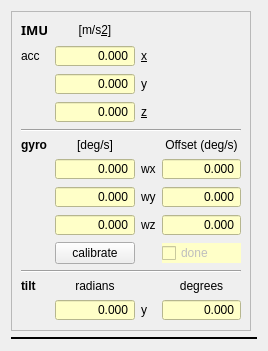
       <widget class="QWidget" name="tab_3">
        <attribute name="title">
         <string>IMU</string>
        </attribute>
        <layout class="QGridLayout" name="gridLayout_27">
         <item row="0" column="0">
          <widget class="QFrame" name="frame_6">
           <property name="maximumSize">
            <size>
             <width>285</width>
             <height>360</height>
            </size>
           </property>
           <property name="frameShape">
            <enum>QFrame::StyledPanel</enum>
           </property>
           <property name="frameShadow">
            <enum>QFrame::Plain</enum>
           </property>
           <layout class="QGridLayout" name="gridLayout_6">
            <item row="12" column="3">
             <widget class="QLabel" name="label_173">
              <property name="text">
               <string>degrees</string>
              </property>
              <property name="alignment">
               <set>Qt::AlignCenter</set>
              </property>
              <property name="buddy">
               <cstring>val_gyro</cstring>
              </property>
             </widget>
            </item>
            <item row="3" column="2">
             <widget class="QLabel" name="label_66">
              <property name="autoFillBackground">
               <bool>false</bool>
              </property>
              <property name="frameShape">
               <enum>QFrame::NoFrame</enum>
              </property>
              <property name="frameShadow">
               <enum>QFrame::Sunken</enum>
              </property>
              <property name="text">
               <string>&amp;z</string>
              </property>
              <property name="alignment">
               <set>Qt::AlignLeading|Qt::AlignLeft|Qt::AlignVCenter</set>
              </property>
              <property name="buddy">
               <cstring>val_acc</cstring>
              </property>
             </widget>
            </item>
            <item row="11" column="0" colspan="4">
             <widget class="Line" name="line_4">
              <property name="orientation">
               <enum>Qt::Horizontal</enum>
              </property>
             </widget>
            </item>
            <item row="7" column="1">
             <widget class="QDoubleSpinBox" name="val_gyro_2">
              <property name="toolTip">
               <string>&lt;html&gt;&lt;head/&gt;&lt;body&gt;&lt;p&gt;Gyro value (tilt) degrees/sek, positive is forward.&lt;/p&gt;&lt;/body&gt;&lt;/html&gt;</string>
              </property>
              <property name="styleSheet">
               <string notr="true">background-color: rgb(255, 255, 200);</string>
              </property>
              <property name="alignment">
               <set>Qt::AlignRight|Qt::AlignTrailing|Qt::AlignVCenter</set>
              </property>
              <property name="readOnly">
               <bool>true</bool>
              </property>
              <property name="buttonSymbols">
               <enum>QAbstractSpinBox::NoButtons</enum>
              </property>
              <property name="specialValueText">
               <string notr="true"/>
              </property>
              <property name="decimals">
               <number>3</number>
              </property>
              <property name="minimum">
               <double>-1000000.000000000000000</double>
              </property>
              <property name="maximum">
               <double>1000000.000000000000000</double>
              </property>
             </widget>
            </item>
            <item row="13" column="1">
             <widget class="QDoubleSpinBox" name="val_imu_tilt">
              <property name="styleSheet">
               <string notr="true">background-color: rgb(255, 255, 200);</string>
              </property>
              <property name="alignment">
               <set>Qt::AlignRight|Qt::AlignTrailing|Qt::AlignVCenter</set>
              </property>
              <property name="readOnly">
               <bool>true</bool>
              </property>
              <property name="buttonSymbols">
               <enum>QAbstractSpinBox::NoButtons</enum>
              </property>
              <property name="specialValueText">
               <string notr="true"/>
              </property>
              <property name="decimals">
               <number>3</number>
              </property>
              <property name="minimum">
               <double>-1000000.000000000000000</double>
              </property>
              <property name="maximum">
               <double>1000000.000000000000000</double>
              </property>
             </widget>
            </item>
            <item row="8" column="2">
             <widget class="QLabel" name="label_67">
              <property name="autoFillBackground">
               <bool>false</bool>
              </property>
              <property name="frameShape">
               <enum>QFrame::NoFrame</enum>
              </property>
              <property name="frameShadow">
               <enum>QFrame::Sunken</enum>
              </property>
              <property name="text">
               <string>wz</string>
              </property>
              <property name="alignment">
               <set>Qt::AlignLeading|Qt::AlignLeft|Qt::AlignVCenter</set>
              </property>
              <property name="buddy">
               <cstring>val_acc</cstring>
              </property>
             </widget>
            </item>
            <item row="6" column="3">
             <widget class="QDoubleSpinBox" name="val_gyro_offset_x">
              <property name="toolTip">
               <string>&lt;html&gt;&lt;head/&gt;&lt;body&gt;&lt;p&gt;Gyro offset value (x) degrees/sek&lt;/p&gt;&lt;/body&gt;&lt;/html&gt;</string>
              </property>
              <property name="whatsThis">
               <string notr="true"/>
              </property>
              <property name="accessibleName">
               <string notr="true"/>
              </property>
              <property name="accessibleDescription">
               <string notr="true"/>
              </property>
              <property name="styleSheet">
               <string notr="true">background-color: rgb(255, 255, 200);</string>
              </property>
              <property name="alignment">
               <set>Qt::AlignRight|Qt::AlignTrailing|Qt::AlignVCenter</set>
              </property>
              <property name="readOnly">
               <bool>true</bool>
              </property>
              <property name="buttonSymbols">
               <enum>QAbstractSpinBox::NoButtons</enum>
              </property>
              <property name="specialValueText">
               <string notr="true"/>
              </property>
              <property name="decimals">
               <number>3</number>
              </property>
              <property name="minimum">
               <double>-1000000.000000000000000</double>
              </property>
              <property name="maximum">
               <double>1000000.000000000000000</double>
              </property>
             </widget>
            </item>
            <item row="8" column="1">
             <widget class="QDoubleSpinBox" name="val_gyro_3">
              <property name="toolTip">
               <string>&lt;html&gt;&lt;head/&gt;&lt;body&gt;&lt;p&gt;Gyro value (yaw) degrees/sek, positive is CCV.&lt;/p&gt;&lt;/body&gt;&lt;/html&gt;</string>
              </property>
              <property name="styleSheet">
               <string notr="true">background-color: rgb(255, 255, 200);</string>
              </property>
              <property name="alignment">
               <set>Qt::AlignRight|Qt::AlignTrailing|Qt::AlignVCenter</set>
              </property>
              <property name="readOnly">
               <bool>true</bool>
              </property>
              <property name="buttonSymbols">
               <enum>QAbstractSpinBox::NoButtons</enum>
              </property>
              <property name="specialValueText">
               <string notr="true"/>
              </property>
              <property name="decimals">
               <number>3</number>
              </property>
              <property name="minimum">
               <double>-1000000.000000000000000</double>
              </property>
              <property name="maximum">
               <double>1000000.000000000000000</double>
              </property>
             </widget>
            </item>
            <item row="6" column="1">
             <widget class="QDoubleSpinBox" name="val_gyro">
              <property name="toolTip">
               <string>&lt;html&gt;&lt;head/&gt;&lt;body&gt;&lt;p&gt;Gyro value (roll) degrees/sek, positive is right.&lt;/p&gt;&lt;/body&gt;&lt;/html&gt;</string>
              </property>
              <property name="styleSheet">
               <string notr="true">background-color: rgb(255, 255, 200);</string>
              </property>
              <property name="alignment">
               <set>Qt::AlignRight|Qt::AlignTrailing|Qt::AlignVCenter</set>
              </property>
              <property name="readOnly">
               <bool>true</bool>
              </property>
              <property name="buttonSymbols">
               <enum>QAbstractSpinBox::NoButtons</enum>
              </property>
              <property name="specialValueText">
               <string notr="true"/>
              </property>
              <property name="decimals">
               <number>3</number>
              </property>
              <property name="minimum">
               <double>-1000000.000000000000000</double>
              </property>
              <property name="maximum">
               <double>1000000.000000000000000</double>
              </property>
             </widget>
            </item>
            <item row="2" column="1">
             <widget class="QDoubleSpinBox" name="val_acc_2">
              <property name="toolTip">
               <string>&lt;html&gt;&lt;head/&gt;&lt;body&gt;&lt;p&gt;Acceleration along Y axis&lt;/p&gt;&lt;/body&gt;&lt;/html&gt;</string>
              </property>
              <property name="styleSheet">
               <string notr="true">background-color: rgb(255, 255, 200);</string>
              </property>
              <property name="alignment">
               <set>Qt::AlignRight|Qt::AlignTrailing|Qt::AlignVCenter</set>
              </property>
              <property name="readOnly">
               <bool>true</bool>
              </property>
              <property name="buttonSymbols">
               <enum>QAbstractSpinBox::NoButtons</enum>
              </property>
              <property name="specialValueText">
               <string notr="true"/>
              </property>
              <property name="decimals">
               <number>3</number>
              </property>
              <property name="minimum">
               <double>-1000000.000000000000000</double>
              </property>
              <property name="maximum">
               <double>1000000.000000000000000</double>
              </property>
             </widget>
            </item>
            <item row="3" column="1">
             <widget class="QDoubleSpinBox" name="val_acc_3">
              <property name="toolTip">
               <string>&lt;html&gt;&lt;head/&gt;&lt;body&gt;&lt;p&gt;Acceleration along Z axis - positive is up&lt;/p&gt;&lt;/body&gt;&lt;/html&gt;</string>
              </property>
              <property name="styleSheet">
               <string notr="true">background-color: rgb(255, 255, 200);</string>
              </property>
              <property name="alignment">
               <set>Qt::AlignRight|Qt::AlignTrailing|Qt::AlignVCenter</set>
              </property>
              <property name="readOnly">
               <bool>true</bool>
              </property>
              <property name="buttonSymbols">
               <enum>QAbstractSpinBox::NoButtons</enum>
              </property>
              <property name="specialValueText">
               <string notr="true"/>
              </property>
              <property name="decimals">
               <number>3</number>
              </property>
              <property name="minimum">
               <double>-1000000.000000000000000</double>
              </property>
              <property name="maximum">
               <double>1000000.000000000000000</double>
              </property>
             </widget>
            </item>
            <item row="4" column="0" colspan="4">
             <widget class="Line" name="line_3">
              <property name="orientation">
               <enum>Qt::Horizontal</enum>
              </property>
             </widget>
            </item>
            <item row="1" column="1">
             <widget class="QDoubleSpinBox" name="val_acc">
              <property name="toolTip">
               <string>&lt;html&gt;&lt;head/&gt;&lt;body&gt;&lt;p&gt;Acceleration along X axis - im m s&lt;span style=&quot; vertical-align:super;&quot;&gt;-2&lt;/span&gt;&lt;/p&gt;&lt;/body&gt;&lt;/html&gt;</string>
              </property>
              <property name="styleSheet">
               <string notr="true">background-color: rgb(255, 255, 200);</string>
              </property>
              <property name="alignment">
               <set>Qt::AlignRight|Qt::AlignTrailing|Qt::AlignVCenter</set>
              </property>
              <property name="readOnly">
               <bool>true</bool>
              </property>
              <property name="buttonSymbols">
               <enum>QAbstractSpinBox::NoButtons</enum>
              </property>
              <property name="specialValueText">
               <string notr="true"/>
              </property>
              <property name="decimals">
               <number>3</number>
              </property>
              <property name="minimum">
               <double>-1000000.000000000000000</double>
              </property>
              <property name="maximum">
               <double>1000000.000000000000000</double>
              </property>
             </widget>
            </item>
            <item row="7" column="3">
             <widget class="QDoubleSpinBox" name="val_gyro_offset_y">
              <property name="toolTip">
               <string>&lt;html&gt;&lt;head/&gt;&lt;body&gt;&lt;p&gt;Gyro offset value (y) degrees/sek&lt;/p&gt;&lt;p&gt;&lt;br/&gt;&lt;/p&gt;&lt;/body&gt;&lt;/html&gt;</string>
              </property>
              <property name="styleSheet">
               <string notr="true">background-color: rgb(255, 255, 200);</string>
              </property>
              <property name="alignment">
               <set>Qt::AlignRight|Qt::AlignTrailing|Qt::AlignVCenter</set>
              </property>
              <property name="readOnly">
               <bool>true</bool>
              </property>
              <property name="buttonSymbols">
               <enum>QAbstractSpinBox::NoButtons</enum>
              </property>
              <property name="specialValueText">
               <string notr="true"/>
              </property>
              <property name="decimals">
               <number>3</number>
              </property>
              <property name="minimum">
               <double>-1000000.000000000000000</double>
              </property>
              <property name="maximum">
               <double>1000000.000000000000000</double>
              </property>
             </widget>
            </item>
            <item row="9" column="3">
             <widget class="QCheckBox" name="imu_gyro_offset_done">
              <property name="enabled">
               <bool>false</bool>
              </property>
              <property name="toolTip">
               <string>&lt;html&gt;&lt;head/&gt;&lt;body&gt;&lt;p&gt;Marks that calibration is done (either from saved value in EE-prom, or recent manually calibrated)&lt;/p&gt;&lt;/body&gt;&lt;/html&gt;</string>
              </property>
              <property name="styleSheet">
               <string notr="true">background-color: rgb(255, 255, 200);</string>
              </property>
              <property name="text">
               <string>done</string>
              </property>
              <property name="checkable">
               <bool>true</bool>
              </property>
              <property name="tristate">
               <bool>true</bool>
              </property>
             </widget>
            </item>
            <item row="8" column="3">
             <widget class="QDoubleSpinBox" name="val_gyro_offset_z">
              <property name="toolTip">
               <string>&lt;html&gt;&lt;head/&gt;&lt;body&gt;&lt;p&gt;Gyro zero offset value (z) in degrees/sek&lt;/p&gt;&lt;/body&gt;&lt;/html&gt;</string>
              </property>
              <property name="styleSheet">
               <string notr="true">background-color: rgb(255, 255, 200);</string>
              </property>
              <property name="alignment">
               <set>Qt::AlignRight|Qt::AlignTrailing|Qt::AlignVCenter</set>
              </property>
              <property name="readOnly">
               <bool>true</bool>
              </property>
              <property name="buttonSymbols">
               <enum>QAbstractSpinBox::NoButtons</enum>
              </property>
              <property name="specialValueText">
               <string notr="true"/>
              </property>
              <property name="decimals">
               <number>3</number>
              </property>
              <property name="minimum">
               <double>-1000000.000000000000000</double>
              </property>
              <property name="maximum">
               <double>1000000.000000000000000</double>
              </property>
             </widget>
            </item>
            <item row="9" column="1">
             <widget class="QPushButton" name="imu_gyro_calibrate">
              <property name="toolTip">
               <string>&lt;html&gt;&lt;head/&gt;&lt;body&gt;&lt;p&gt;Request a one-second gyro calibration.&lt;/p&gt;&lt;p&gt;NB! the robot must be stationary during this time!&lt;/p&gt;&lt;/body&gt;&lt;/html&gt;</string>
              </property>
              <property name="text">
               <string>calibrate</string>
              </property>
             </widget>
            </item>
            <item row="2" column="2">
             <widget class="QLabel" name="label_65">
              <property name="autoFillBackground">
               <bool>false</bool>
              </property>
              <property name="frameShape">
               <enum>QFrame::NoFrame</enum>
              </property>
              <property name="frameShadow">
               <enum>QFrame::Sunken</enum>
              </property>
              <property name="text">
               <string>y</string>
              </property>
              <property name="alignment">
               <set>Qt::AlignLeading|Qt::AlignLeft|Qt::AlignVCenter</set>
              </property>
              <property name="buddy">
               <cstring>val_acc</cstring>
              </property>
             </widget>
            </item>
            <item row="1" column="2">
             <widget class="QLabel" name="label_64">
              <property name="autoFillBackground">
               <bool>false</bool>
              </property>
              <property name="frameShape">
               <enum>QFrame::NoFrame</enum>
              </property>
              <property name="frameShadow">
               <enum>QFrame::Sunken</enum>
              </property>
              <property name="text">
               <string>&amp;x</string>
              </property>
              <property name="alignment">
               <set>Qt::AlignLeading|Qt::AlignLeft|Qt::AlignVCenter</set>
              </property>
              <property name="buddy">
               <cstring>val_acc</cstring>
              </property>
             </widget>
            </item>
            <item row="7" column="2">
             <widget class="QLabel" name="label_68">
              <property name="autoFillBackground">
               <bool>false</bool>
              </property>
              <property name="frameShape">
               <enum>QFrame::NoFrame</enum>
              </property>
              <property name="frameShadow">
               <enum>QFrame::Sunken</enum>
              </property>
              <property name="text">
               <string>wy</string>
              </property>
              <property name="alignment">
               <set>Qt::AlignLeading|Qt::AlignLeft|Qt::AlignVCenter</set>
              </property>
              <property name="buddy">
               <cstring>val_acc</cstring>
              </property>
             </widget>
            </item>
            <item row="13" column="2">
             <widget class="QLabel" name="label_124">
              <property name="autoFillBackground">
               <bool>false</bool>
              </property>
              <property name="frameShape">
               <enum>QFrame::NoFrame</enum>
              </property>
              <property name="frameShadow">
               <enum>QFrame::Sunken</enum>
              </property>
              <property name="text">
               <string>y</string>
              </property>
              <property name="alignment">
               <set>Qt::AlignLeading|Qt::AlignLeft|Qt::AlignVCenter</set>
              </property>
              <property name="buddy">
               <cstring>val_acc</cstring>
              </property>
             </widget>
            </item>
            <item row="1" column="0">
             <widget class="QLabel" name="label">
              <property name="autoFillBackground">
               <bool>false</bool>
              </property>
              <property name="frameShape">
               <enum>QFrame::NoFrame</enum>
              </property>
              <property name="frameShadow">
               <enum>QFrame::Sunken</enum>
              </property>
              <property name="text">
               <string>acc</string>
              </property>
              <property name="alignment">
               <set>Qt::AlignLeading|Qt::AlignLeft|Qt::AlignVCenter</set>
              </property>
              <property name="buddy">
               <cstring>val_acc</cstring>
              </property>
             </widget>
            </item>
            <item row="0" column="0">
             <widget class="QLabel" name="label_40">
              <property name="font">
               <font>
                <family>Sans Serif</family>
                <pointsize>10</pointsize>
                <weight>75</weight>
                <bold>true</bold>
               </font>
              </property>
              <property name="text">
               <string>IMU</string>
              </property>
              <property name="buddy">
               <cstring>robot_wheel_radius_left</cstring>
              </property>
             </widget>
            </item>
            <item row="13" column="3">
             <widget class="QDoubleSpinBox" name="val_imu_tilt_2">
              <property name="styleSheet">
               <string notr="true">background-color: rgb(255, 255, 200);</string>
              </property>
              <property name="alignment">
               <set>Qt::AlignRight|Qt::AlignTrailing|Qt::AlignVCenter</set>
              </property>
              <property name="readOnly">
               <bool>true</bool>
              </property>
              <property name="buttonSymbols">
               <enum>QAbstractSpinBox::NoButtons</enum>
              </property>
              <property name="specialValueText">
               <string notr="true"/>
              </property>
              <property name="decimals">
               <number>3</number>
              </property>
              <property name="minimum">
               <double>-1000000.000000000000000</double>
              </property>
              <property name="maximum">
               <double>1000000.000000000000000</double>
              </property>
             </widget>
            </item>
            <item row="5" column="3">
             <widget class="QLabel" name="label_69">
              <property name="autoFillBackground">
               <bool>false</bool>
              </property>
              <property name="frameShape">
               <enum>QFrame::NoFrame</enum>
              </property>
              <property name="frameShadow">
               <enum>QFrame::Sunken</enum>
              </property>
              <property name="text">
               <string>Offset (deg/s)</string>
              </property>
              <property name="alignment">
               <set>Qt::AlignCenter</set>
              </property>
              <property name="buddy">
               <cstring>val_acc</cstring>
              </property>
             </widget>
            </item>
            <item row="6" column="2">
             <widget class="QLabel" name="label_115">
              <property name="autoFillBackground">
               <bool>false</bool>
              </property>
              <property name="frameShape">
               <enum>QFrame::NoFrame</enum>
              </property>
              <property name="frameShadow">
               <enum>QFrame::Sunken</enum>
              </property>
              <property name="text">
               <string>wx</string>
              </property>
              <property name="alignment">
               <set>Qt::AlignLeading|Qt::AlignLeft|Qt::AlignVCenter</set>
              </property>
              <property name="buddy">
               <cstring>val_acc</cstring>
              </property>
             </widget>
            </item>
            <item row="12" column="1">
             <widget class="QLabel" name="label_172">
              <property name="text">
               <string>radians</string>
              </property>
              <property name="alignment">
               <set>Qt::AlignCenter</set>
              </property>
              <property name="buddy">
               <cstring>val_gyro</cstring>
              </property>
             </widget>
            </item>
            <item row="5" column="1">
             <widget class="QLabel" name="label_51">
              <property name="text">
               <string>[deg/s]</string>
              </property>
              <property name="alignment">
               <set>Qt::AlignCenter</set>
              </property>
              <property name="buddy">
               <cstring>val_gyro</cstring>
              </property>
             </widget>
            </item>
            <item row="5" column="0">
             <widget class="QLabel" name="label_14">
              <property name="font">
               <font>
                <weight>75</weight>
                <bold>true</bold>
               </font>
              </property>
              <property name="text">
               <string>gyro</string>
              </property>
              <property name="buddy">
               <cstring>val_gyro</cstring>
              </property>
             </widget>
            </item>
            <item row="12" column="0">
             <widget class="QLabel" name="label_123">
              <property name="font">
               <font>
                <weight>75</weight>
                <bold>true</bold>
               </font>
              </property>
              <property name="text">
               <string>tilt</string>
              </property>
              <property name="buddy">
               <cstring>val_gyro</cstring>
              </property>
             </widget>
            </item>
            <item row="0" column="1">
             <widget class="QLabel" name="label_52">
              <property name="autoFillBackground">
               <bool>false</bool>
              </property>
              <property name="frameShape">
               <enum>QFrame::NoFrame</enum>
              </property>
              <property name="frameShadow">
               <enum>QFrame::Sunken</enum>
              </property>
              <property name="text">
               <string>[m/s&amp;2]</string>
              </property>
              <property name="alignment">
               <set>Qt::AlignCenter</set>
              </property>
              <property name="buddy">
               <cstring>val_acc</cstring>
              </property>
             </widget>
            </item>
           </layout>
          </widget>
         </item>
         <item row="0" column="1">
          <layout class="QVBoxLayout" name="robot_graph_layout_tilt"/>
         </item>
         <item row="1" column="0" colspan="2">
          <widget class="Line" name="line_5">
           <property name="frameShadow">
            <enum>QFrame::Plain</enum>
           </property>
           <property name="lineWidth">
            <number>2</number>
           </property>
           <property name="orientation">
            <enum>Qt::Horizontal</enum>
           </property>
          </widget>
         </item>
         <item row="2" column="0">
          <layout class="QVBoxLayout" name="robot_graph_layout_gyro"/>
         </item>
         <item row="2" column="1">
          <layout class="QVBoxLayout" name="robot_graph_layout_acc"/>
         </item>
        </layout>
       </widget>
